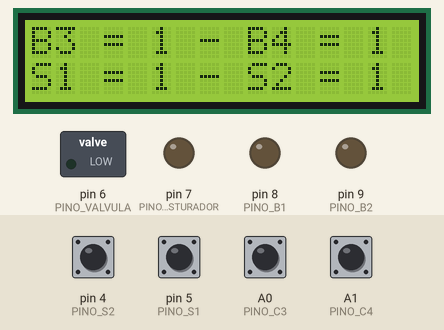
Simulated run of this sketch. Board: Arduino Uno, built with avr-gcc and run on an emulated ATmega328P. Shown: 16×2 character LCD, switched loads named in the sketch (green lamp = pin HIGH), output pins drawn as LEDs (lit = HIGH). The test bench sets the inputs (shaded band); at power-on: A0 (PINO_C3), A1 (PINO_C4), pin 4 (PINO_S2), pin 5 (PINO_S1) HIGH.

Above: at 2.2 s.
2.3 s: pin 4 (PINO_S2) pulled LOW for 0.15 s
At 3.6 s:
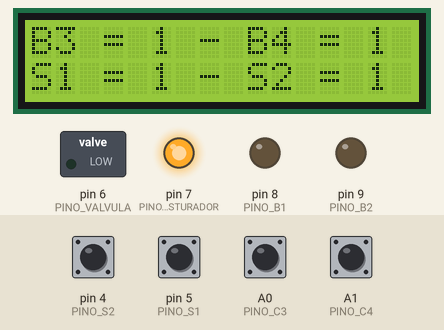
3.9 s: A0 (PINO_C3) pulled LOW for 0.15 s
At 3.98 s:
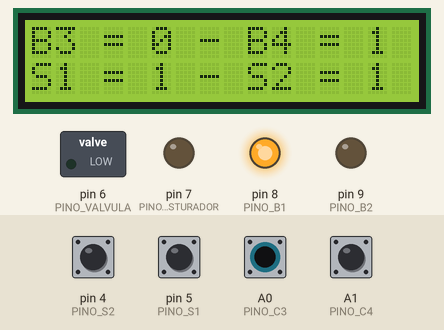
5.5 s: A1 (PINO_C4) pulled LOW for 0.15 s
At 5.58 s:
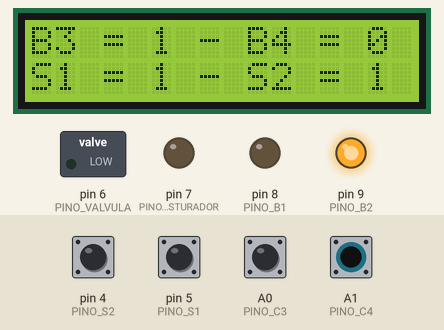
7.1 s: pin 5 (PINO_S1) pulled LOW for 0.15 s
At 7.18 s:
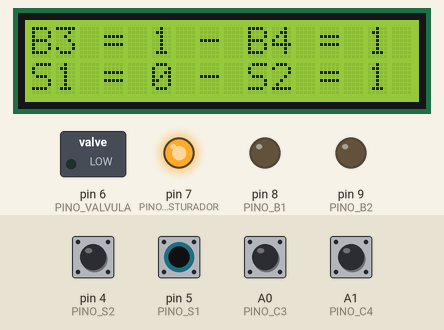
8.7 s: A0 (PINO_C3) driven LOW and A1 (PINO_C4) driven LOW
At 9.0 s:
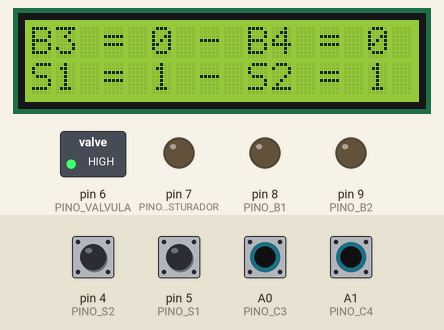
10.2 s: pin 4 (PINO_S2) pulled LOW for 1 s
At 11.0 s:
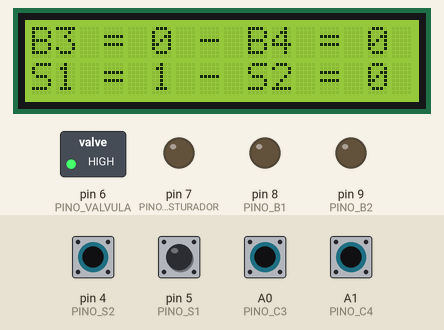
Timing chart, 0 to 13.2 s (numbered marks = the images above; inputs shaded):
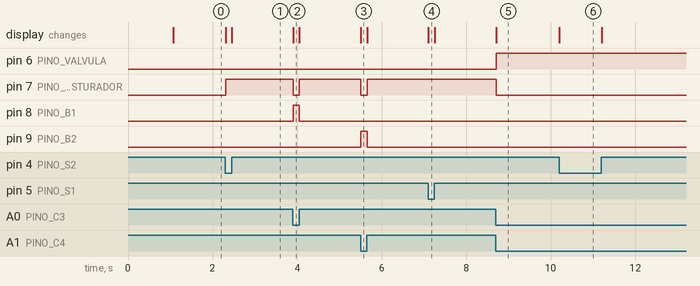

Measured:
- after the input at 2.3 s, pin 7 (PINO_MISTURADOR): LOW → HIGH at once; the display: first changes at once (image 1 shows a later state)
- after the input at 3.9 s, pin 7 (PINO_MISTURADOR): HIGH → LOW at once, → HIGH 0.15 s later; pin 8 (PINO_B1): LOW → HIGH at once, → LOW 0.15 s later; the display: changes at once (image 2)
- after the input at 5.5 s, pin 7 (PINO_MISTURADOR): HIGH → LOW at once, → HIGH 0.15 s later; pin 9 (PINO_B2): LOW → HIGH at once, → LOW 0.15 s later; the display: changes at once (image 3)
- after the input at 7.1 s, the display: changes at once (image 4)
- after the input at 8.7 s, pin 6 (PINO_VALVULA): LOW → HIGH at once; pin 7 (PINO_MISTURADOR): HIGH → LOW at once; the display: changes at once (image 5)
- after the input at 10.2 s, the display: changes at once (image 6)

The sketch:

TesteMisturaLiquidos.ino
```cpp
// ## Display LCD 16x2

#include <LiquidCrystal.h>

// initialize the library by associating any needed LCD interface pin
// with the arduino pin number it is connected to
const int rs = 12, en = 13, d4 = A2, d5 = A3, d6 = A4, d7 = A5;
LiquidCrystal lcd(rs, en, d4, d5, d6, d7);

#define PINO_C3 A0
#define PINO_C4 A1

#define PINO_B1 8
#define PINO_B2 9

#define PINO_MISTURADOR 7
#define PINO_VALVULA 6

#define PINO_S1 5
#define PINO_S2 4
uint8_t estado_b3, estado_b4;
uint8_t estado_s1, estado_s2;


// CODE THAT RUNS ONCE
void setup() {
  lcd.begin(16, 2);
  lcd.clear();
  lcd.setCursor(0, 0);
  lcd.print("Initializing");
  pinMode(PINO_C3, INPUT_PULLUP);
  pinMode(PINO_C4, INPUT_PULLUP);
  pinMode(PINO_S1, INPUT_PULLUP);
  pinMode(PINO_S2, INPUT_PULLUP);
  estado_b3 = digitalRead(PINO_C3);
  estado_b4 = digitalRead(PINO_C4);
  estado_s1 = digitalRead(PINO_S1);
  estado_s2 = digitalRead(PINO_S2);
  pinMode(PINO_B1, OUTPUT);
  pinMode(PINO_B2, OUTPUT);
  pinMode(PINO_MISTURADOR, OUTPUT);
  pinMode(PINO_VALVULA, OUTPUT);
  digitalWrite(PINO_B1, LOW);
  digitalWrite(PINO_B2, LOW);
  digitalWrite(PINO_MISTURADOR, LOW);
  digitalWrite(PINO_VALVULA, LOW);
  delay (1000);
  montaTela(estado_b3, estado_b4, estado_s1, estado_s2);
}


void montaTela(uint8_t b3, uint8_t b4, uint8_t s1, uint8_t s2) {
  lcd.clear();
  lcd.setCursor(0, 0);
  lcd.print("B3 = ");
  lcd.write(b3 + 0x30);
  lcd.print(" - B4 = ");
  lcd.write(b4 + 0x30);
  lcd.setCursor(0, 1);
  lcd.print("S1 = ");
  lcd.write(s1 + 0x30);
  lcd.print(" - S2 = ");
  lcd.write(s2 + 0x30);

}

void loop() {
  if(digitalRead(PINO_C3) != estado_b3 || digitalRead(PINO_C4) != estado_b4 ||
     digitalRead(PINO_S1) != estado_s1 || digitalRead(PINO_S2) != estado_s2)
  {
    estado_b3 = digitalRead(PINO_C3);
    estado_b4 = digitalRead(PINO_C4);
    estado_s1 = digitalRead(PINO_S1);
    estado_s2 = digitalRead(PINO_S2);
    montaTela(estado_b3, estado_b4, estado_s1, estado_s2);

    if(estado_b3 == 0 && estado_b4 == 1)
    {
      digitalWrite(PINO_B1, HIGH);
      digitalWrite(PINO_B2, LOW);
      digitalWrite(PINO_MISTURADOR, LOW);
      digitalWrite(PINO_VALVULA, LOW);
    }
    else if(estado_b3 == 1 && estado_b4 == 0) {
      digitalWrite(PINO_B1, LOW);
      digitalWrite(PINO_B2, HIGH);
      digitalWrite(PINO_MISTURADOR, LOW);
      digitalWrite(PINO_VALVULA, LOW);
    }
    else if(estado_b3 == 0 && estado_b4 == 0) {
      digitalWrite(PINO_B1, LOW);
      digitalWrite(PINO_B2, LOW);
      digitalWrite(PINO_MISTURADOR, LOW);
      digitalWrite(PINO_VALVULA, HIGH);
    }
    else {
      digitalWrite(PINO_B1, LOW);
      digitalWrite(PINO_B2, LOW);
      digitalWrite(PINO_MISTURADOR, HIGH);
      digitalWrite(PINO_VALVULA, LOW);
    }

  }

}
```
